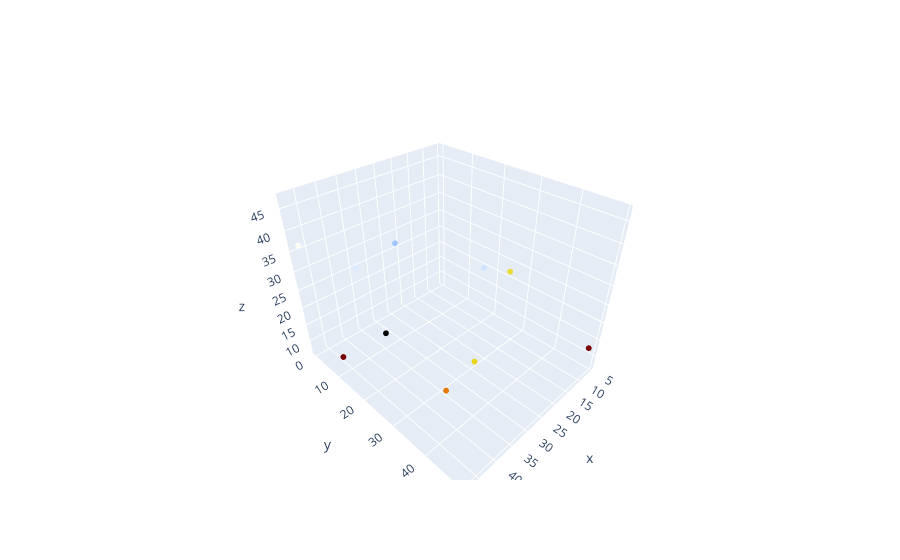

Here is the notebook cell this chart was saved with:
### Code cell
x,y,z = zip(*[(cell.x, cell.y, cell.z) for cell in env.unexplored_points.get_all_cells()])
scatter_plot(x,y,z)

### Figure 1 — Plotly figure (JSON) as saved in the notebook; plotly's stock layout.template omitted (floating-point values rounded to 4 significant figures)
{"data": [{"marker": {"color": [7.102, 12.24, 22.78, 12.38, 36.67, 40.71, 28.01, 46.99, 41.92, 29.0], "colorscale": [[0, "rgb(0,0,0)"], [0.25, "rgb(230,0,0)"], [0.5, "rgb(230,210,0)"], [0.75, "rgb(255,255,255)"], [1, "rgb(160,200,255)"]], "size": 2}, "mode": "markers", "type": "scatter3d", "x": [32.04, 47.48, 44.8, 5.718, 47.33, 47.36, 39.91, 43.48, 32.57, 14.06], "y": [6.632, 11.3, 41.82, 49.13, 0.122, 21.59, 43.97, 28.56, 38.95, 31.03], "z": [7.102, 12.24, 22.78, 12.38, 36.67, 40.71, 28.01, 46.99, 41.92, 29.0]}], "layout": {}}
